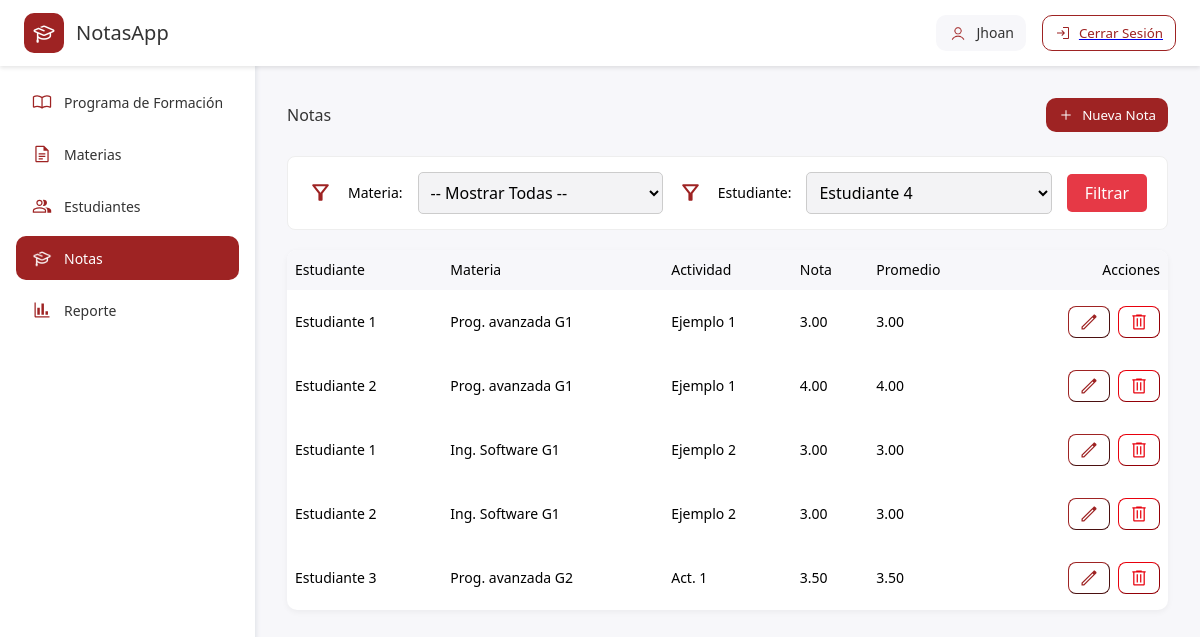
/views/dashboard-notas.php, run on the app's committed database.
### tables this page shows
CREATE TABLE `notas` (
  `materia` varchar(4) NOT NULL,
  `estudiante` varchar(5) NOT NULL,
  `actividad` varchar(50) NOT NULL,
  `nota` decimal(10,2) NOT NULL
);

CREATE TABLE `estudiantes` (
  `codigo` varchar(5) NOT NULL,
  `nombre` varchar(30) NOT NULL,
  `email` varchar(15) NOT NULL,
  `programa` varchar(4) NOT NULL
);

CREATE TABLE `materias` (
  `codigo` varchar(4) NOT NULL,
  `nombre` varchar(20) NOT NULL,
  `programa` varchar(4) NOT NULL
);

### controllers/student-controller.php (called while the page is built, shortened)
<?php
require_once __DIR__ . "/../models/entities/student.php";
class StudentController
{
    public function getStudents()
    {
        $student = new Student();
        return $student->all();
    }
}

### models/utils/studentsql.php (called while the page is built, shortened)
<?php
class Studentsql{
    public static function selectAll(){
        return "select * from estudiantes";
    }
    public static function selectByCode()
    {
        return "select * from estudiantes where codigo=?";
    }
}
?>

### models/database/gestor_notasdb.php (called while the page is built, shortened)
<?php
class GestorNotasDB{
    private $hostDb = "localhost";
    private $nameDb = "gestor_notas";
    private $userDb = "root";
    private $pwdDb = "";
    private $conexDb = null;
    public function __construct()
    {
        $this->conexDb = new mysqli(
            $this->hostDb,
            $this->userDb,
            $this->pwdDb,
            $this->nameDb
        );
    }
    public function setIsSqlSelect($bool)
    {
        $this->isSqlSelect = $bool;
    }
    public function execSQL($sql, ...$bindParam)
    {
        $prp = $this->conexDb->prepare($sql);
        if (!empty($bindParam)) {
            $prp->bind_param(...$bindParam);
        }
        $prp->execute();
        return $prp->get_result();
    }
}
?>

### models/entities/student.php (called while the page is built, shortened)
<?php
require_once __DIR__."/../utils/studentsql.php";
class Student{
    public function get($prop)
    {
        return $this->{$prop};
    }
    public function all()
    {
        $sql = Studentsql::selectAll();
        $db = new GestorNotasDB();
        $db->setIsSqlSelect(true);
        $result = $db->execSQL($sql);
        $rows = [];
        if ($result->num_rows > 0) {
            while ($item = $result->fetch_assoc()) {
                $student = new Student();
                $student->set('codigo', $item['codigo']);
                $student->set('nombre', $item['nombre']);
                $student->set('email', $item['email']);
                $student->set('programaCode', $item['programa']);
                array_push($rows, $student);
            }
        }
        return $rows;
    }
    public function getNameByCode($cod)
    {
        $nombreP = "";
        $sql = Studentsql::selectByCode();
        $db = new GestorNotasDB();
        $db->setIsSqlSelect(true);
        $result = $db->execSQL(
            $sql,
            "i",
            $cod
        );
        if ($result->num_rows > 0) {
            while ($row = $result->fetch_assoc()) {
                $student = new Student();
                $student->set('codigo', $row['codigo']);
                $student->set('nombre', $row['nombre']);
                $student->set('email', $row['email']);
                $student->set('programaCode', $row['programa']);
                $nombreP = $student->get('nombre');
                break;
            }
        }
        return $nombreP;
    }
}
?>

### controllers/nota-controller.php (called while the page is built, shortened)
<?php
require_once __DIR__ . "/../models/entities/nota.php";
require_once __DIR__ . "/../models/entities/student.php";
require_once __DIR__ . "/../models/entities/materia.php";
class NotaController
{
    public function getAllNotas()
    {
        $nota = new Nota();
        return $nota->all();
    }
}
?>

### models/utils/notasql.php (called while the page is built, shortened)
<?php
class Notasql {
    public static function selectAll(){
        return "select * from notas";
    }
    public static function getPromedioByStudent(){
        return "select AVG(nota) as promedio from notas WHERE estudiante=? and materia=?";
    }
}
?>

### models/entities/nota.php (called while the page is built, shortened)
<?php
require_once __DIR__."/../utils/notasql.php";
require_once __DIR__."/student.php";
require_once __DIR__."/materia.php";
class Nota{
    private  $studentCode;
    private $materiaCode;
    public function get($prop)
    {
        return $this->{$prop};
    }
    public function getS()
    {
        $student = new Student();
        $nombreS = $student->getNameByCode($this->studentCode);
        return $nombreS;
    }
    public function getM()
    {
        $materia = new Materia();
        $nombreM = $materia->getNameByCode($this->materiaCode);
        return $nombreM;
    }
    public function all()
    {
        $sql = NotaSQL::selectAll();
        $db = new GestorNotasDB();
        $db->setIsSqlSelect(true);
        $result = $db->execSQL($sql);
        $rows = [];
        if ($result->num_rows > 0) {
            while ($item = $result->fetch_assoc()) {
                $nota = new Nota();
                $nota->set('studentCode', $item['estudiante']);
                $nota->set('materiaCode', $item['materia']);
                $nota->set('actividad', $item['actividad']);
                $nota->set('nota', $item['nota']);
                array_push($rows, $nota);
            }
        }
        return $rows;
    }
    public function getPromedioByStudent()
    {
        $sql = NotaSQL::getPromedioByStudent();
        $db = new GestorNotasDB();
        $db->setIsSqlSelect(true);
        $result = $db->execSQL(
            $sql,
            "ii",
            $this->studentCode,
            $this->materiaCode
        );
        $promedio = null;
        if ($result->num_rows > 0) {
            $promedio = $result->fetch_assoc();
        }
        return $promedio ? number_format($promedio['promedio'], 2) : null;
    }
}
?>

### models/utils/materiasql.php (called while the page is built, shortened)
<?php
class Materiasql{
    public static function selectByCode()
    {
        return "select * from materias where codigo=?";
    }
}
?>

### models/entities/materia.php (called while the page is built, shortened)
<?php
require_once __DIR__."/../utils/materiasql.php";
class Materia{
    public function get($prop)
    {
        return $this->{$prop};
    }
    public function getNameByCode($cod)
    {
        $nombreP = "";
        $sql = MateriaSQL::selectByCode();
        $db = new GestorNotasDB();
        $db->setIsSqlSelect(true);
        $result = $db->execSQL(
            $sql,
            "i",
            $cod
        );
        if ($result->num_rows > 0) {
            while ($row = $result->fetch_assoc()) {
                $materia = new Materia();
                $materia->set('cod', $row['codigo']);
                $materia->set('name', $row['nombre']);
                $materia->set('programaCode', $row['programa']);
                $nombreP = $materia->get('name');
                break;
            }
        }
        return $nombreP;
    }
}
?>

### views/dashboard-notas.php (the view, shortened to what this page needs)
<?php
require_once __DIR__ . "/../controllers/nota-controller.php";
require_once __DIR__ . "/../controllers/student-controller.php";
require_once __DIR__ . "/../models/entities/student.php";
require_once __DIR__ . "/../models/entities/materia.php";
require_once __DIR__ . "/../models/entities/nota.php";
$students = new StudentController();
$students = $students->getStudents();
$notaController = new NotaController();
$notas = [];
if (isset($_GET['materia_filtro']) && !empty($_GET['materia_filtro']) && isset($_GET['student_filtro']) && !empty($_GET['student_filtro'])) {
    $materia_filtro = $_GET['materia_filtro'];
    $student_filtro = $_GET['student_filtro'];
    $notas = $notaController->getAllNotasPorMateriaStudent( $student_filtro,$materia_filtro);
} elseif (isset($_GET['student_filtro']) && !empty($_GET['student_filtro'])){
    $student_filtro = $_GET['student_filtro'];
    $notas = $notaController->getAllNotasPorStudent($student_filtro);
}elseif (isset($_GET['materia_filtro']) && !empty($_GET['materia_filtro'])) {
    $materia_filtro = $_GET['materia_filtro'];
    $notas = $notaController->getAllNotasPorMateria($materia_filtro);
}
else {
    $notas = $notaController->getAllNotas();
}
?>
<!DOCTYPE html>
<html lang="es">
<head>
    <link rel="stylesheet" href="../public/css/dashboards.css">
    <link rel="stylesheet" href="../public/css/notas.css">
    </head>
<body>
    <header>
        <div class="container-log-notas">
            <div class="logo-notas">
                <img src="../public/images/logo-gestor-white.png" alt="">
            </div>
            <h1>NotasApp</h1>
        </div>
        <div class="container-user-accions">
            <div class="container-user-info">
                <img src="../public/images/user-log.png" alt="user">
                <p>Jhoan</p>
            </div>
           <a href="operations/log-out.php">
                <button class="container-log-out">
                    <svg xmlns="http://www.w3.org/2000/svg" height="48px" viewBox="0 -960 960 960" width="48px" fill="#FFFFFF"><path d="M481-120v-60h299v-600H481v-60h299q24 0 42 18t18 42v600q0 24-18 42t-42 18H481Zm-55-185-43-43 102-102H120v-60h363L381-612l43-43 176 176-174 174Z"/></svg>
                    <p>Cerrar Sesión</p>
                </button>
            </a>
        </div>
    </header>
    <div class="nav-info">
        <div class="nav-links">
             <nav>
                <a href="dashboard-programs.php">
                    <div class="button program">
                        <p>Programa de Formación</p>
                    </div>
                </a>
                <a href="dashboard-materias.php">
                    <div class="button materias">
                        <p>Materias</p>
                    </div>
                </a>
                <a href="dashboard-students.php">
                    <div class="button student">
                        <p>Estudiantes</p>
                    </div>
                </a>
                <a href="dashboard-notas.php">
                    <div class="button notas">
                        <img src="../public/images/logo-gestor-white.png" alt="Notas">
                        <p>Notas</p>
                    </div>
                </a>
                <a href="dashboard-statistics.php">
                    <div class="button statistics">
                        <svg xmlns="http://www.w3.org/2000/svg" height="48px" viewBox="0 -960 960 960" width="48px" fill="#FFFFFF"><path d="M180-120q-24 0-42-18t-18-42v-660h60v660h660v60H180Zm75-135v-334h119v334H255Zm198 0v-540h119v540H453Zm194 0v-170h119v170H647Z"/></svg>
                        <p>Reporte</p>
                    </div>
                </a>
            </nav>
        </div>
        <div class="banner-info">
            <div class="name-create">
                <h2>Notas</h2>
                <button id="crear">
                    <svg xmlns="http://www.w3.org/2000/svg" height="48px" viewBox="0 -960 960 960" width="48px" fill="#FFFFFF"><path d="M450-450H200v-60h250v-250h60v250h250v60H510v250h-60v-250Z"/></svg>
                    <p>Nueva Nota</p>
                </button>
            </div>
            <form action="dashboard-notas.php" method="GET" class="filtro-container">
                <svg class="svgFilter" xmlns="http://www.w3.org/2000/svg" height="24px" viewBox="0 -960 960 960" width="24px" fill="#FFFFFF"><path d="M440-160q-17 0-28.5-11.5T400-200v-240L168-736q-15-20-4.5-42t36.5-22h560q26 0 36.5 22t-4.5 42L560-440v240q0 17-11.5 28.5T520-160h-80Zm40-308 198-252H282l198 252Zm0 0Z"/></svg>
                <h2>Materia:</h2>
                <select name="materia_filtro" id="materia_filtro">
                    <option value="">-- Mostrar Todas --</option>
                </select>
                <svg class="svgFilter" xmlns="http://www.w3.org/2000/svg" height="24px" viewBox="0 -960 960 960" width="24px" fill="#FFFFFF"><path d="M440-160q-17 0-28.5-11.5T400-200v-240L168-736q-15-20-4.5-42t36.5-22h560q26 0 36.5 22t-4.5 42L560-440v240q0 17-11.5 28.5T520-160h-80Zm40-308 198-252H282l198 252Zm0 0Z"/></svg>
                <h2>Estudiante:</h2>
                <select name="student_filtro" id="student_filtro">
                    <?php
                    foreach ($students as $student) {
                        $selected = ($student->get('cod') == $student_filtro) ? 'selected' : '';
                        echo '<option value="' . htmlspecialchars($student->get('codigo')) . '" ' . $selected . '>';
                        echo htmlspecialchars($student->get('nombre'));
                        echo '</option>';
                    }
                    ?>
                </select>
                <button type="submit">Filtrar</button>
            </form>
            <table>
                <thead>
                    <th>Estudiante</th>
                    <th>Materia</th>
                    <th>Actividad</th>
                    <th>Nota</th>
                    <th>Promedio</th>
                    <th class="accions">Acciones</th>
                </thead>
                <tbody>
                    <?php
                        if (count($notas) > 0) {
                            foreach ($notas as $nota) {
                                echo '<tr>';
                                echo '  <td>' . htmlspecialchars($nota->getS()) . '</td>';
                                echo '  <td>' . htmlspecialchars($nota->getM()) . '</td>';
                                echo '  <td>' . htmlspecialchars($nota->get('actividad')) . '</td>';
                                echo '  <td>' . number_format($nota->get('nota'), 2) . '</td>';
                                $promedio = $nota->getPromedioByStudent();
                                echo '  <td>' . ($promedio ? $promedio : 'N/A') . '</td>';
                                echo '<td class="actions"><button class="btn edit">';
                                echo '</button>';
                                echo '<button class="btn delete">';
                                echo '</button></td></tr>';
                            }
                        }
                    ?>
                </tbody>
            </table>
        </div>
    </div>
</body>
</html>

### data on the page
notas: estudiante.programa "Estudiante 1", materia.programa "Prog. avanzada G1", get "Ejemplo 1", get "3.00", promedio "3.00"
notas: estudiante.programa "Estudiante 2", materia.programa "Prog. avanzada G1", get "Ejemplo 1", get "4.00", promedio "4.00"
notas: estudiante.programa "Estudiante 1", materia.programa "Ing. Software G1", get "Ejemplo 2", get "3.00", promedio "3.00"
notas: estudiante.programa "Estudiante 2", materia.programa "Ing. Software G1", get "Ejemplo 2", get "3.00", promedio "3.00"
notas: estudiante.programa "Estudiante 3", materia.programa "Prog. avanzada G2", get "Act. 1", get "3.50", promedio "3.50"

### other printed values
form field student_filtro "Estudiante 4"
